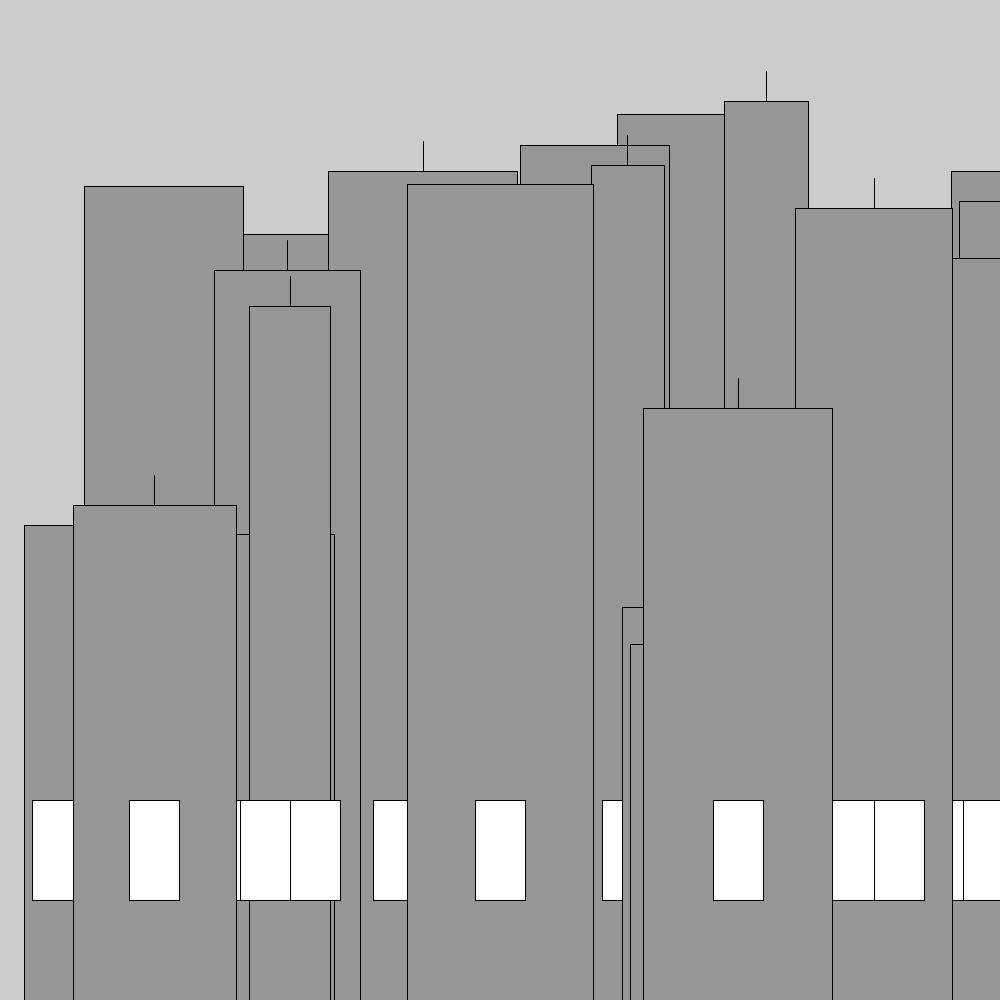
Frame 1 (no input)
Frame 60 (the mouse pressed at the canvas centre just before this capture): identical to frame 1, image omitted
Frame 120 (the mouse held since frame 60 and released just before this capture): identical to frame 1, image omitted

The Processing sketch that drew this single still picture (run headless with seeded random() and noise(); from frame 60 on, the mouse is pressed at the canvas centre):

// Processing sketch: Draw_30_buildings_step_3
// ── Draw_30_buildings_step_3.pde
void setup() {
  size(1000, 1000);
  boolean single_door_var = true;
  boolean antenna_var = true;
  for(int i = 0; i<=30; i+=1) {
    float single_door_true = random(0,2);
    float antenna_true = random(0,2);
    if (single_door_true > 1) {
      single_door_var = true;
    }
    else {
      single_door_var = false;
    }
    if (antenna_true > 1) {
      antenna_var = true;
    }
    else {
      antenna_var = false;
    }
    building(random(0, 1000), random(0, 1000), random(2, 18), random(50, 200), single_door_var, antenna_var);
  }
}
void draw() {
  
}

void building(float x, float y, float floors, float building_width, boolean single_door, boolean antenna) {
  float middle = building_width/2;
  float mid_x = x+middle;
  fill(150);
  rect(x, 800-floors*40, building_width, floors*40+200);
  fill(255);
  if (single_door == true) {
    rect(mid_x - 25, 800, 50, 100);}
  else{
    rect(mid_x-50, 800, 50, 100);
    rect(mid_x, 800, 50, 100);
  }
  if (antenna == true) {
    line(mid_x, 800-floors*40, mid_x, 800-floors*40 - 30);
    print(mid_x);
  }
  
  
  
  fill(255);
  
      
    
  }
  
  
  
  
  
